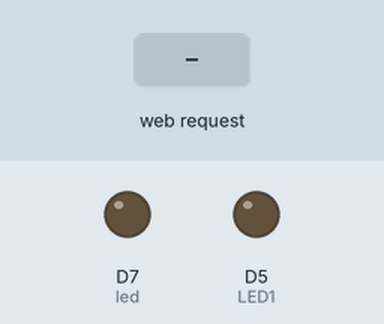
Bench run of a sketch on a simulated ESP8266 (NodeMCU). Parts: output pins drawn as LEDs (lit = HIGH). Inputs (shaded band) come from the test bench. WiFi joins after 1.5 s; servers stay silent unless stated; what the sketch prints to the serial monitor is not drawn.

Above: at 2.7 s.
2.8 s: HTTP request GET /cmd?led=1 received
At 3.1 s:
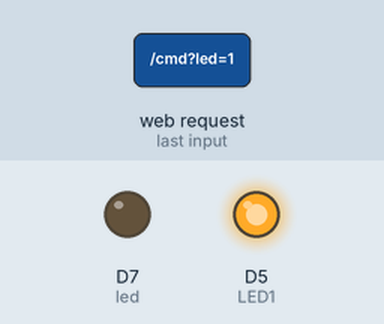
4.3 s: HTTP request GET /cmd received
At 5.4 s:
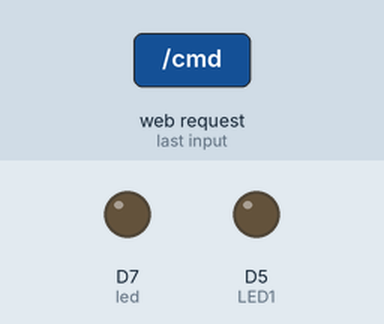
Timing chart, 0 to 7.3 s (numbered marks = the images above; inputs shaded):
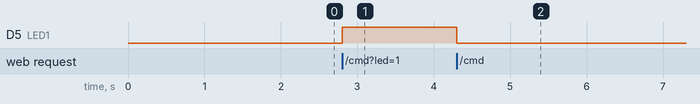

Measured:
- after the input at 2.8 s, D5 (LED1): LOW → HIGH at once
- after the input at 4.3 s, D5 (LED1): HIGH → LOW at once

The sketch:

LedServer.ino
```cpp
#include <ESP8266WiFi.h>
#include <WiFiClient.h>
#include <ESP8266WebServer.h>
#include <ESP8266mDNS.h>

#define LED1 D5

const char* ssid = "Wifi Name";
const char* password = "Wifi Password";

ESP8266WebServer server(80);

const int led = 13;

void handleRoot() {
  digitalWrite(led, 1);
  server.send(200, "text/plain", "hello from esp8266!");
  digitalWrite(led, 0);
}

void handleNotFound(){
  digitalWrite(led, 1);
  String message = "File Not Found\n\n";
  message += "URI: ";
  message += server.uri();
  message += "\nMethod: ";
  message += (server.method() == HTTP_GET)?"GET":"POST";
  message += "\nArguments: ";
  message += server.args();
  message += "\n";
  for (uint8_t i=0; i<server.args(); i++){
    message += " " + server.argName(i) + ": " + server.arg(i) + "\n";
  }
  server.send(404, "text/plain", message);
  digitalWrite(led, 0);
}

bool isInteger(String inputString)
{
  for (int i = 0; i < inputString.length(); i++){
    if(!isDigit(inputString.charAt(i)))
    {
      return false;
    }
  }
  return true;
}

void handleCommand(){
  digitalWrite(led, 1);
  String message = "Command Triggered.\n\n";

  message += "\n";
  message += "led value: " + server.arg("led");

  if(isInteger(server.arg("led")))
  {
    int iLed = server.arg("led").toInt();
    if(iLed == 1)
    {
      digitalWrite(LED1, HIGH);
      Serial.println("LED On.");
    }
    else if(iLed == 0)
    {
      digitalWrite(LED1, LOW);
      Serial.println("LED Off.");
    }
  }

  server.send(200, "text/plain", message);
  digitalWrite(led, 0);
}

void setup(void){
  pinMode(led, OUTPUT);
  pinMode(LED1, OUTPUT);
  digitalWrite(led, 0);
  Serial.begin(9600);
  WiFi.begin(ssid, password);
  Serial.println("");

  // Wait for connection
  while (WiFi.status() != WL_CONNECTED) {
    delay(500);
    Serial.print(".");
  }
  Serial.println("");
  Serial.print("Connected to ");
  Serial.println(ssid);
  Serial.print("IP address: ");
  Serial.println(WiFi.localIP());

  if (MDNS.begin("esp8266")) {
    Serial.println("MDNS responder started");
  }

  server.on("/", handleRoot);

  server.on("/inline", [](){
    server.send(200, "text/plain", "this works as well");
  });

  server.on("/cmd", handleCommand);

  server.onNotFound(handleNotFound);

  server.begin();
  Serial.println("HTTP server started");
}

void loop(void){
  server.handleClient();
}
```
